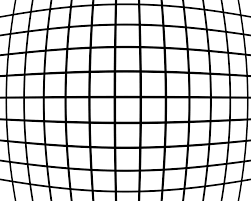
#> input picture barrel_distortion.png, 251 x 201 px
$ python sandbox.py
#> lines starting #> are read from the running program, lines starting #| are printed output that depends on the picture
# this is intended as an opencv python sandbox
# docs: https://opencv-python-tutroals.readthedocs.io/en/latest/py_tutorials/py_tutorials.html

import cv2
import numpy as np
from matplotlib import pyplot as plt
from matplotlib.widgets import Slider

f = "barrel_distortion.png"
img = cv2.imread(f, 0)
#> img is the input picture: shape (201, 251); min 0, max 255, mean 210.3
edges = cv2.Canny(img,100,200)
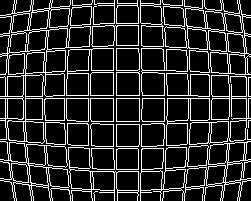
#> edges: shape (201, 251); 16.6% white in thin lines or dots

#%% apply barrel distortion
# get size of image
(w,h) = img.shape
#> w = 201; h = 251
k1 = 0.0#1.0e-5
k2 = 1.0e-5
p1 = 0.0
p2 = 0.0

distCoeff= np.zeros((4,1), np.float64)
distCoeff[0,0] = k1
distCoeff[1,0] = k2
distCoeff[2,0] = p1
distCoeff[3,0] = p2

cam = np.eye(3, dtype=np.float32)
cam[0,2] = w/2.0
cam[1,2] = h/2.0
cam[0,0] = 12 # focal length x
cam[1,1] = 12 # focal length y

dst = cv2.undistort(img,cam,distCoeff)
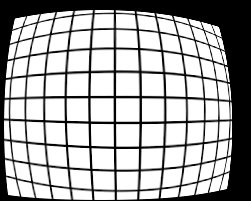
#> dst: shape (201, 251); min 0, max 255, mean 168.9
fig, ax = plt.subplots()
plt.subplot(121)
plt.imshow(img,cmap = 'gray')
plt.title('Original Image'), plt.xticks([]), plt.yticks([])
# plt.subplot(122),plt.imshow(edges,cmap = 'gray')
# plt.title('Edge Image'), plt.xticks([]), plt.yticks([])
plt.subplot(122)
dst_plot = plt.imshow(dst,cmap = 'gray')
plt.title('(un)distorted image'), plt.xticks([]), plt.yticks([])

ax_h = 0.04;
ax_margin = 0.005;

ax = plt.axes([0.05, 0*ax_h, 0.8, ax_h - ax_margin])
k1slider = Slider(ax, 'k1', -1e-1, 1e-1, valinit=k1)
ax2 = plt.axes([0.05, 1*ax_h, 0.8,  ax_h - ax_margin])
k2slider = Slider(ax2, 'k2', -1e-4, 1e-4, valinit=k2)

ax3 = plt.axes([0.05, 2*ax_h, 0.8,  ax_h - ax_margin])
p1slider = Slider(ax3, 'p1', -1e-1, 1e-1, valinit=p1)
ax4 = plt.axes([0.05, 3*ax_h, 0.8,  ax_h - ax_margin])
p2slider = Slider(ax4, 'p2', -1e-1, 1e-1, valinit=p2)

ax5 = plt.axes([0.05, 4*ax_h, 0.8,  ax_h - ax_margin])
fx = Slider(ax5, 'fx', 0, 30, valinit=cam[0,0])
ax6 = plt.axes([0.05, 5*ax_h, 0.8, ax_h - ax_margin])
fy = Slider(ax6, 'fy', 0, 30, valinit=cam[1,1])

def update(val):
    k1 = k1slider.val
    k2 = k2slider.val
    p1 = p1slider.val
    p2 = p2slider.val
    cam[0,0] = fx.val # focal length x
    cam[1,1] = fy.val # focal length y
    distCoeff[0,0] = k1
    distCoeff[1,0] = k2
    distCoeff[2,0] = p1
    distCoeff[3,0] = p2
    img_new = cv2.undistort(dst,cam,distCoeff)

    dst_plot.set_data(img_new)
    fig.canvas.draw_idle()

p1slider.on_changed(update)
p2slider.on_changed(update)
k1slider.on_changed(update)
k2slider.on_changed(update)
fx.on_changed(update)
fy.on_changed(update)

plt.show()
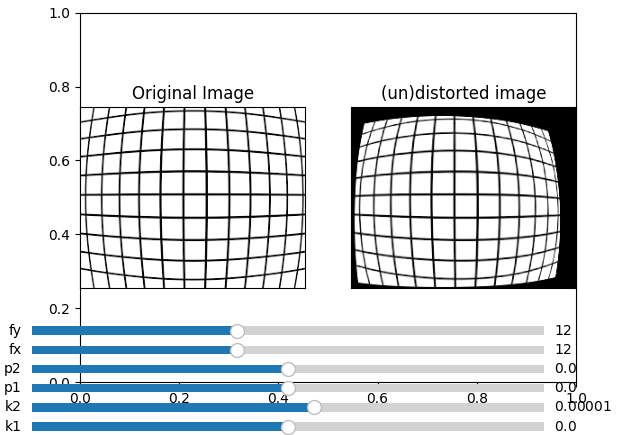
#> figure drawn by matplotlib, 8 panels

$ run again, with distorted-grid.jpg saved as barrel_distortion.png
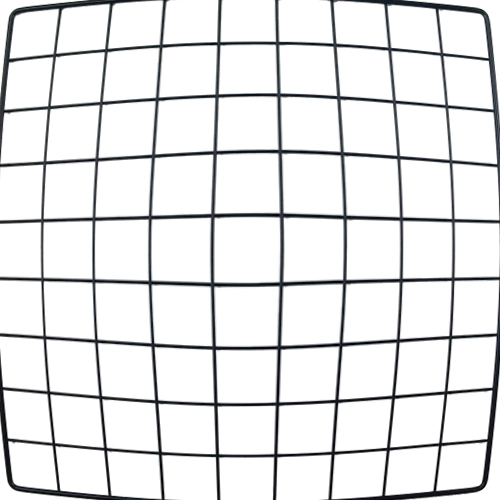
#> input picture distorted-grid.jpg, 500 x 500 px
#> `edges = cv2.Canny(img,100,200)`:
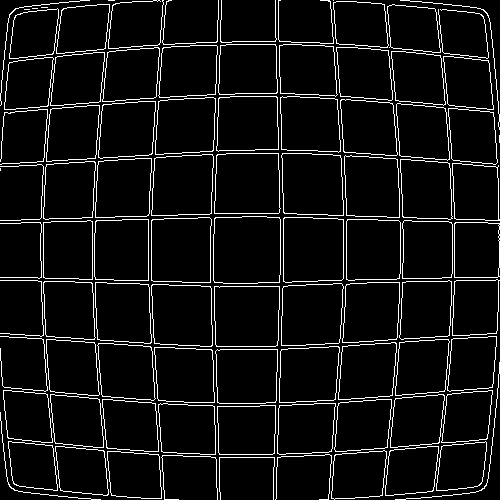
#> edges: shape (500, 500); 6.8% white in thin lines or dots
#> `dst = cv2.undistort(img,cam,distCoeff)`:
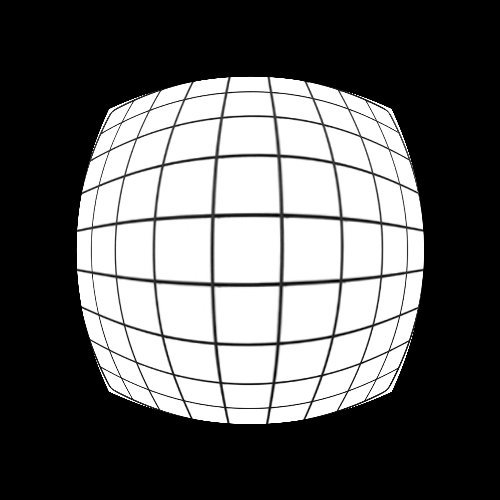
#> dst: shape (500, 500); min 0, max 255, mean 96.3
